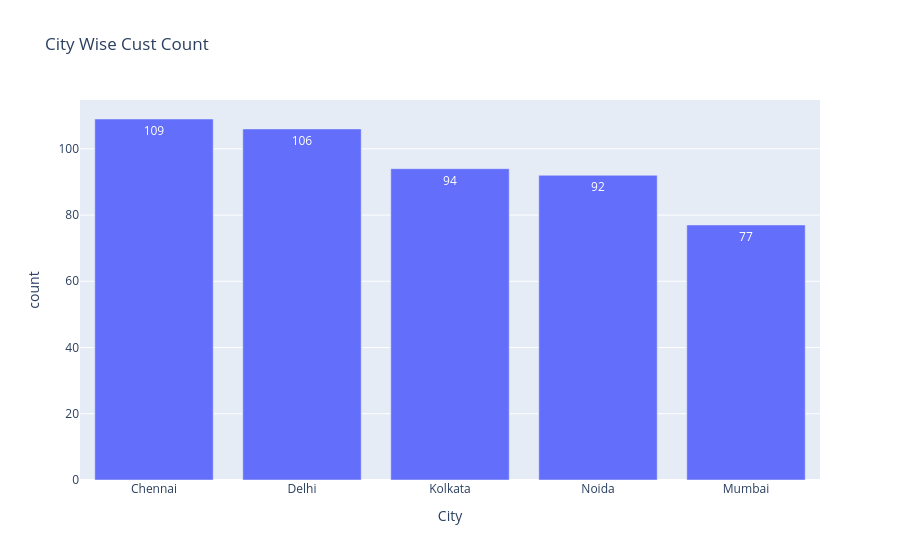

The cell this chart's notebook holds for it:
### Code cell
fig = px.bar(data_frame=q2,x='City',y='count',text='count',
             title='City Wise Cust Count')
fig.show()

### Figure 1 — Plotly figure (JSON) as saved in the notebook; plotly's stock layout.template omitted (floating-point values rounded to 4 significant figures)
{"data": [{"hovertemplate": "City=%{x}<br>count=%{text}<extra></extra>", "legendgroup": "", "marker": {"color": "#636efa", "pattern": {"shape": ""}}, "name": "", "orientation": "v", "showlegend": false, "text": [109.0, 106.0, 94.0, 92.0, 77.0], "textposition": "auto", "type": "bar", "x": ["Chennai", "Delhi", "Kolkata", "Noida", "Mumbai"], "xaxis": "x", "y": [109, 106, 94, 92, 77], "yaxis": "y"}], "layout": {"barmode": "relative", "legend": {"tracegroupgap": 0}, "title": {"text": "City Wise Cust Count"}, "xaxis": {"anchor": "y", "domain": [0, 1], "title": {"text": "City"}}, "yaxis": {"anchor": "x", "domain": [0, 1], "title": {"text": "count"}}}}
